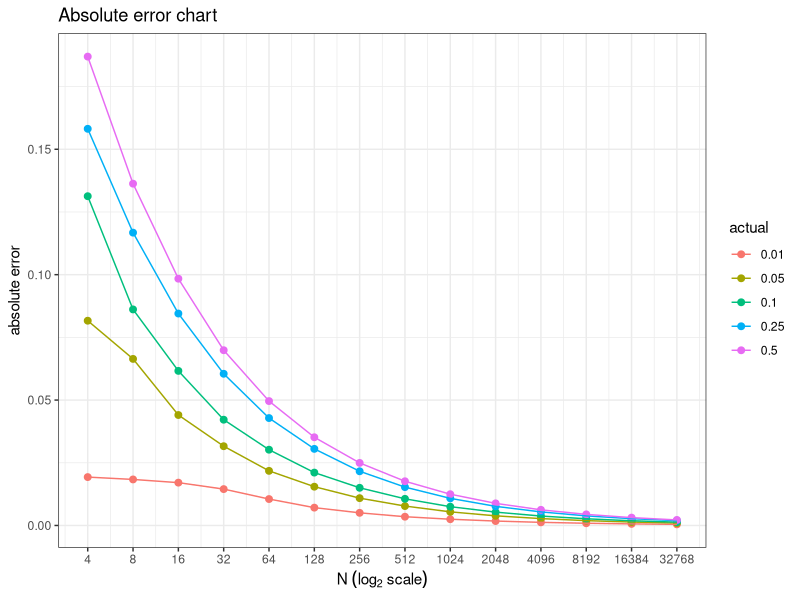
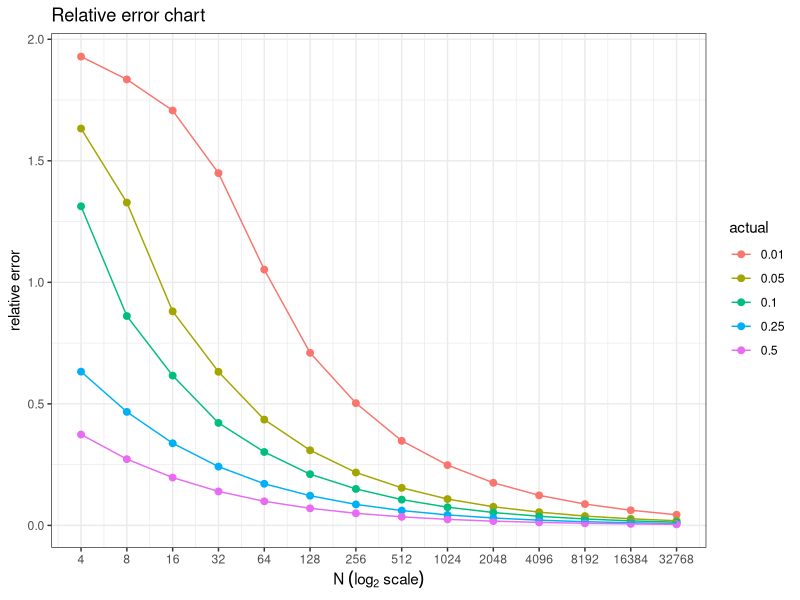

The R source for these figures, in order:
## ---- chunk 1
knitr::opts_chunk$set(echo=TRUE, warning=FALSE, message=FALSE, cache=TRUE)
## ---- chunk 2
# Loading the tidyverse package
library(tidyverse)
## ---- chunk 3

# Creating empty vectors that will be used to record important variables later
n <- c()
two_to_power <- c()
absolute <- c()
relative <- c()

monte <- function(j) {
  for (i in 1:14) {
    m <- i + 1
    n[i] <- m
    two_to_power[i] <- 2^m
    neo <- 2^m
  # 100000 observations were ran for each combination.Then, the mean
  # of the outputs was obtained and recorded.
    p <- rbinom(100000,neo,j)/neo
  # Creating two new columns for absolute error and relative error
    absolute[i] <- mean(abs(p - j))
    relative[i] <- mean((abs(p - j)/j))
  }
  # Creating a dataframe for the specific probability value
  new_df <- data.frame(number = n, power_2 = two_to_power, absolute = absolute, relative = relative, actual = j)
  return(new_df)
}

# running the monte function for the different probability values
df001 <- monte(0.01) 
df005 <- monte(0.05)
df010 <- monte(0.10)
df025 <- monte(0.25)
df050 <- monte(0.50)
df <- rbind(df001, df005, df010, df025, df050)

df$actual <- as.character(df$actual) #  changing the actual column into a character vector
head(df)
## ---- chunk 4
# Plotting the absolute error chart
ggplot(df) +
  geom_point(aes(x = number, y = absolute, color = actual), size = 2) + 
  geom_line(aes(x = number, y = absolute, color = actual)) + 
  labs(x = parse(text = "N~(log[2]~scale)"), y = "absolute error", title = "Absolute error chart") +
  scale_x_continuous(breaks=seq(2, 15, 1), labels=c(unique(as.character(df$power_2)))) + 
  theme_bw()
## ---- chunk 5
# Plotting the relative error chart
ggplot(df) +
  geom_point(aes(x = number, y = relative, color = actual), size = 2) + 
  geom_line(aes(x = number, y = relative, color = actual)) +
  labs(x = parse(text = "N~(log[2]~scale)"), y = "relative error", title = "Relative error chart") +
  scale_x_continuous(breaks=seq(2, 15, 1), labels=c(unique(as.character(df$power_2)))) +
  theme_bw()
